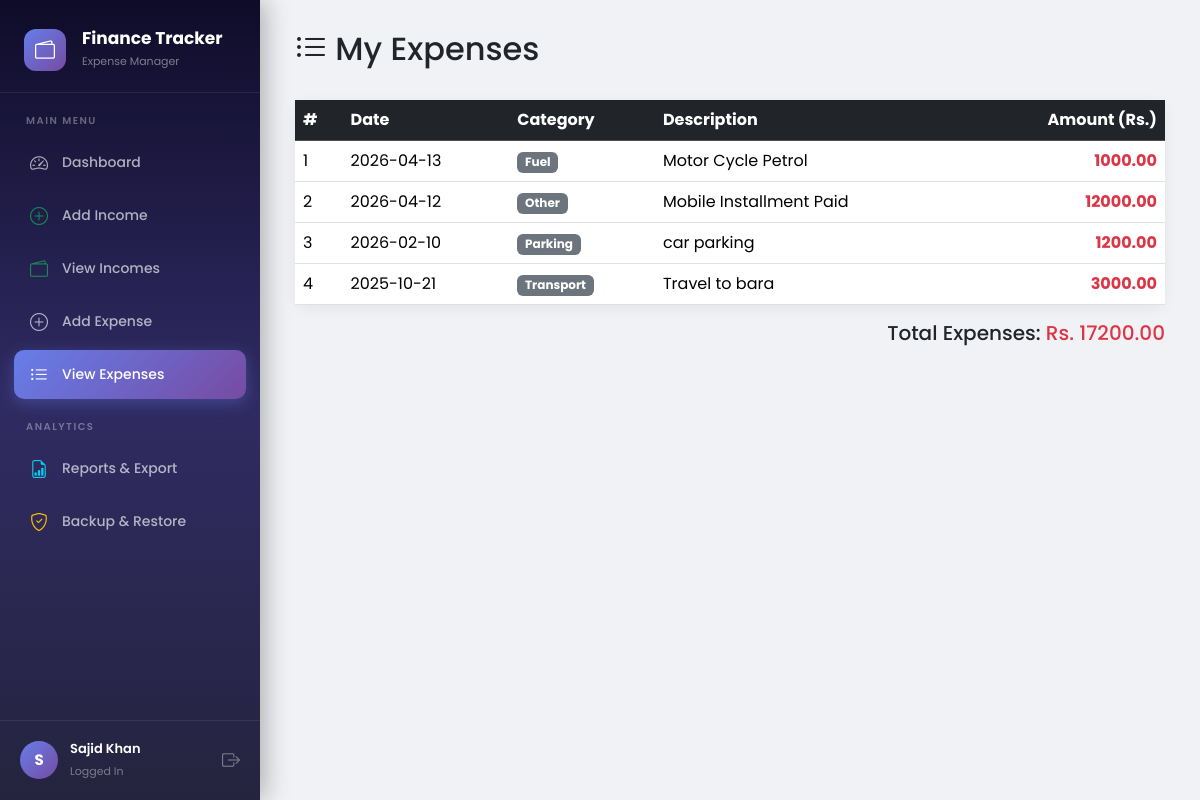
/expenses (signed in), run on an earlier commit of the app's database.
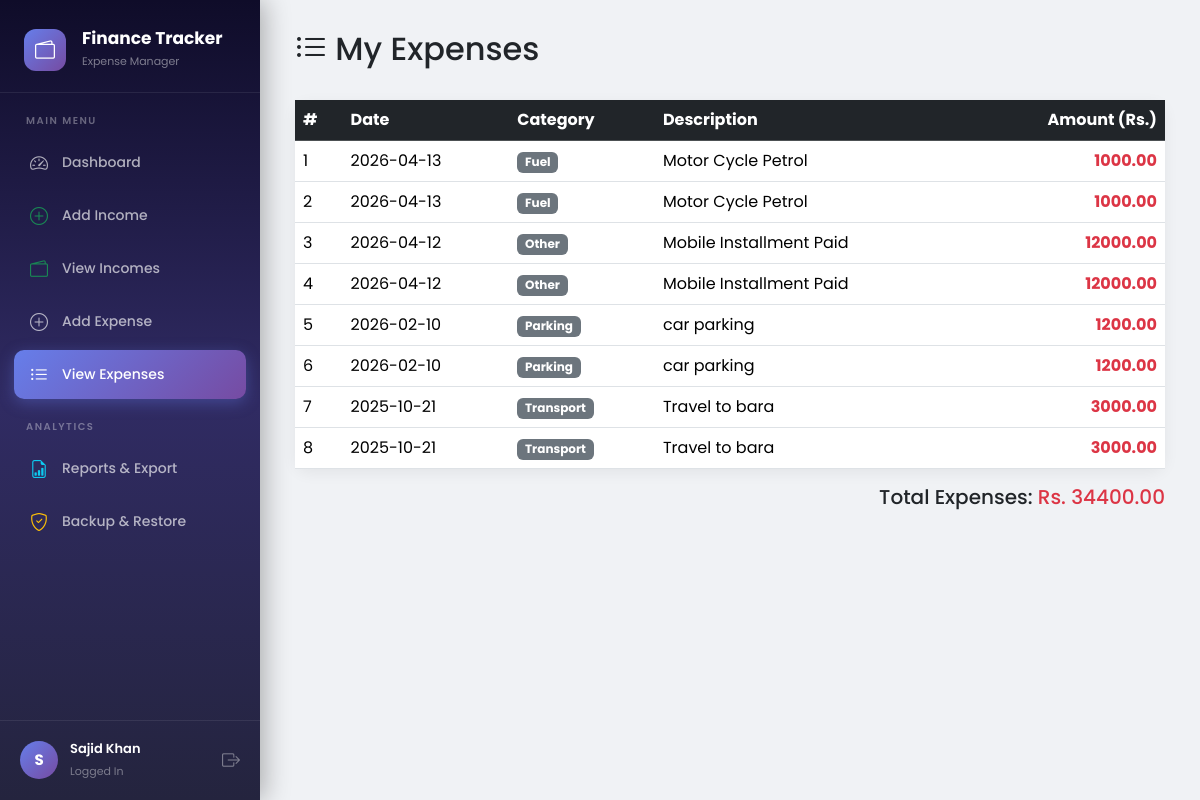
And on a later commit of the database.
### tables this page shows
CREATE TABLE transactions(
        id INTEGER PRIMARY KEY AUTOINCREMENT,
        user_id INTEGER NOT NULL,
        type TEXT NOT NULL,
        category TEXT NOT NULL,
        amount REAL NOT NULL,
        description TEXT,
        date DATE NOT NULL,
        created_at TIMESTAMP DEFAULT CURRENT_TIMESTAMP,
        FOREIGN KEY (user_id) REFERENCES users(id)
    );

### routes/transactions.py (the view)
@transactions.route('/expenses')
def view_expenses():
    if 'user_id' not in session:
        return redirect(url_for('auth.login'))
    db = get_db()
    expenses = db.execute("""
        SELECT id, category, amount, description, date
        FROM transactions
        WHERE user_id = ? AND type = 'expense'
        ORDER BY date DESC
    """, (session['user_id'],)).fetchall()
    return render_template('expenses.html', expenses=expenses)

### app.py (called while the page is built)
@app.teardown_appcontext
def shutdown_session(exception=None):
    close_connection(exception)

### models/database.py (called while the page is built)
def get_db():
    db = getattr(g, '_database', None)
    if db is None:
        db = g._database = sqlite3.connect(DATABASE)
        db.row_factory = sqlite3.Row
    return db

def close_connection(exception):
    db = getattr(g, '_database', None)
    if db is not None:
        db.close()

### templates/expenses.html (shortened to what this page needs)
{% extends "base.html" %}
{% block content %}
<div class="d-flex justify-content-between align-items-center mb-4">
    <h2><i class="bi bi-list-ul"></i> My Expenses</h2>
</div>
{% if expenses %}
<div class="card">
    <div class="card-body p-0">
        <div class="table-responsive">
            <table class="table table-hover mb-0">
                <thead class="table-dark">
                    <tr>
                        <th>#</th>
                        <th>Date</th>
                        <th>Category</th>
                        <th>Description</th>
                        <th class="text-end">Amount (Rs.)</th>
                    </tr>
                </thead>
                <tbody>
                    {% for expense in expenses %}
                    <tr>
                        <td>{{ loop.index }}</td>
                        <td>{{ expense['date'] }}</td>
                        <td><span class="badge bg-secondary">{{ expense['category'] }}</span></td>
                        <td>{{ expense['description'] if expense['description'] else '-' }}</td>
                        <td class="text-end fw-bold text-danger">{{ "%.2f"|format(expense['amount']) }}</td>
                    </tr>
                    {% endfor %}
                </tbody>
            </table>
        </div>
    </div>
</div>
{% set total = expenses | map(attribute='amount') | list %}
<div class="text-end mt-3">
    <h5>Total Expenses: <span class="text-danger">Rs. {{ "%.2f"|format(total|sum) }}</span></h5>
</div>
{% else %}
<div class="text-center mt-5">
    <i class="bi bi-inbox" style="font-size: 4rem; color: #ccc;"></i>
    <h4 class="text-muted mt-3">No expenses recorded yet</h4>
    <p class="text-muted">Click "Add Expense" to add your first expense entry.</p>
</div>
{% endif %}
{% endblock %}

What changed in the data, as far as the page shows it:
added transactions: date "2026-04-13", category "Fuel", description "Motor Cycle Petrol", amount "1000.00"
added transactions: date "2026-04-12", category "Other", description "Mobile Installment Paid", amount "12000.00"
added transactions: date "2026-02-10", category "Parking", description "car parking", amount "1200.00"
added transactions: date "2025-10-21", category "Transport", description "Travel to bara", amount "3000.00"
Also different on the page:
{{ "%.2f"|format(total|sum) }}: "17200.00" → "34400.00"
